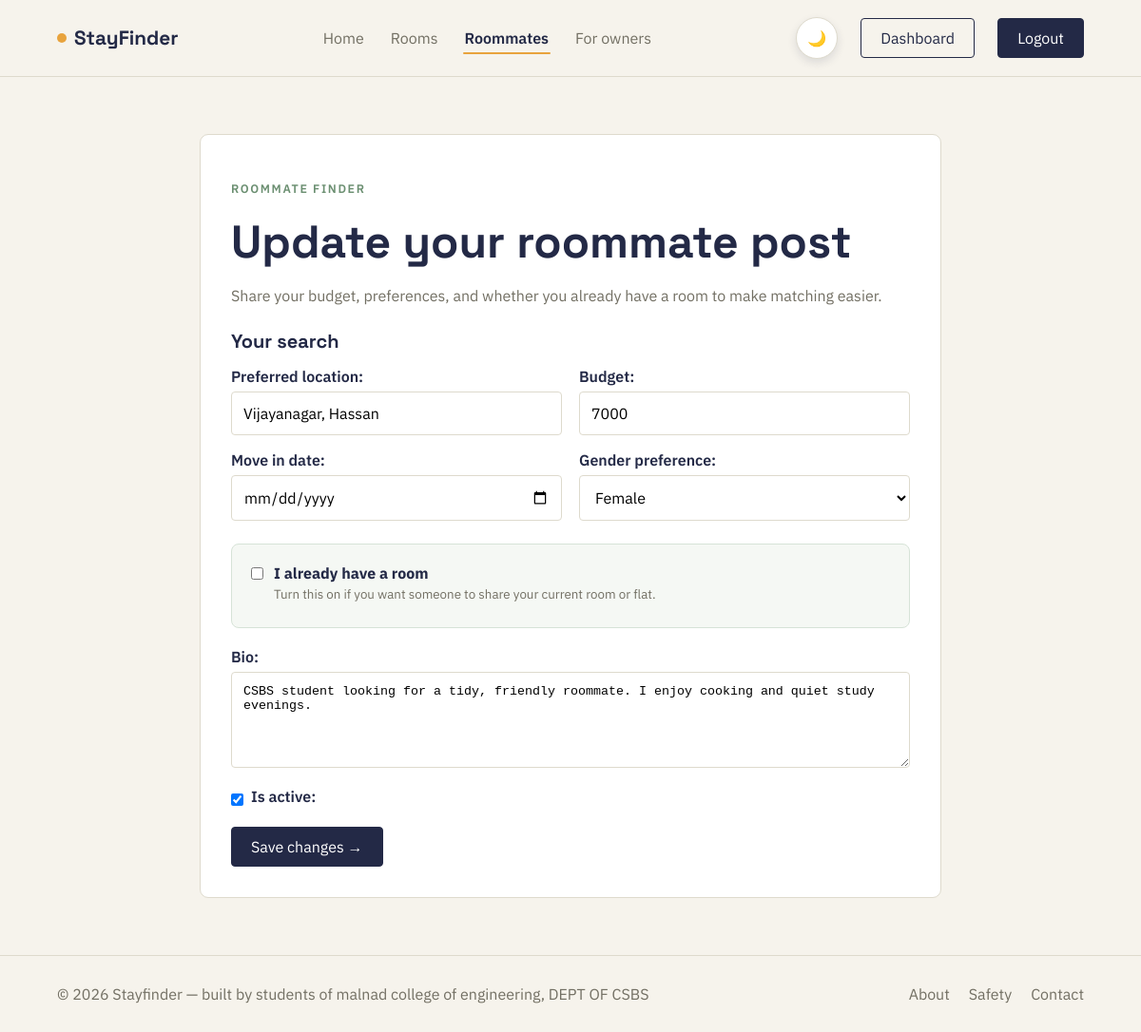
Screenshot of /roommates/1/edit/ (signed in) with the database file from the repository.
### roommate/models.py (models this page shows, shortened)
class RoommatePost(models.Model):
    GENDER_CHOICES = [("", "No preference"), ("female", "Female"), ("male", "Male"), ("any", "Any")]
    user = models.ForeignKey(settings.AUTH_USER_MODEL, on_delete=models.CASCADE, related_name="roommate_posts")
    preferred_location = models.CharField(max_length=200)
    budget = models.PositiveIntegerField()
    has_room = models.BooleanField(default=False, help_text="Select this if you already have a room and need a roommate.")
    room_details = models.TextField(blank=True, help_text="Optional: room type, rent split, amenities, or other useful details.")
    move_in_date = models.DateField(null=True, blank=True)
    gender_preference = models.CharField(max_length=20, choices=GENDER_CHOICES, blank=True)
    bio = models.TextField()
    is_active = models.BooleanField(default=True)
    created_at = models.DateTimeField(auto_now_add=True)
    class Meta:
        ordering = ["-created_at"]

### roommate/views.py (the view)
# urls.py: path("<int:pk>/edit/", views.RoommateUpdateView.as_view(), name="roommate-update"),
class RoommateUpdateView(PostOwnerRequiredMixin, UpdateView):
    model = RoommatePost
    form_class = RoommatePostForm
    template_name = "roommate/roommate_form.html"

### roommate/forms.py
class RoommatePostForm(forms.ModelForm):
    class Meta:
        model = RoommatePost
        fields = ["preferred_location", "budget", "has_room", "room_details", "move_in_date", "gender_preference", "bio", "is_active"]
        widgets = {
            "room_details": forms.Textarea(attrs={"rows": 4, "placeholder": "Example: Shared 2BHK, furnished room, Wi-Fi included, rent split ₹4,500."}),
            "move_in_date": forms.DateInput(attrs={"type": "date"}),
            "bio": forms.Textarea(attrs={"rows": 5, "placeholder": "Tell potential roommates about yourself and your preferences."}),
        }

### roommate/views.py (called while the page is built)
    def test_func(self):
        return self.get_object().user == self.request.user

### templates/roommate/roommate_form.html (shortened to what this page needs)
{% extends "base.html" %}
{% block content %}
<section class="form-page roommate-form-page"><div class="form-card"><p class="eyebrow">ROOMMATE FINDER</p><h1>{% if object %}Update your roommate post{% else %}Find your ideal roommate{% endif %}</h1><p class="form-intro">Share your budget, preferences, and whether you already have a room to make matching easier.</p><form method="post" class="stack-form roommate-form"><div class="roommate-basics"><h2>Your search</h2><p>{{ form.preferred_location.label_tag }}{{ form.preferred_location }}</p><p>{{ form.budget.label_tag }}{{ form.budget }}</p><p>{{ form.move_in_date.label_tag }}{{ form.move_in_date }}</p><p>{{ form.gender_preference.label_tag }}{{ form.gender_preference }}</p></div><div class="roommate-room-info"><label class="room-checkbox">{{ form.has_room }} <span><strong>I already have a room</strong><small>Turn this on if you want someone to share your current room or flat.</small></span></label></div><p>{{ form.bio.label_tag }}{{ form.bio }}</p><p class="availability-toggle">{{ form.is_active }} {{ form.is_active.label_tag }}</p><button class="btn btn-solid">{% if object %}Save changes{% else %}Publish roommate post{% endif %} →</button></form></div></section>
{% endblock %}

### static/css/style.css (style rules this page uses)
:root { --ink: #232946; --background: #f6f3ec; --white: #ffffff; --yellow: #e8a33d; --green: #6b8f71; --red: #d6564a; --border: #dedacd; --muted: #726f63; --surface: #ffffff; --surface-alt: #f5f8f4; --shadow: rgba(35, 41, 70, 0.12); }
* { margin: 0; padding: 0; box-sizing: border-box; }
body { background: var(--background); color: var(--ink); font-family: "IBM Plex Sans", sans-serif; transition: background .25s ease, color .25s ease; }
button, input, select { font: inherit; }
.btn { padding: 10px 20px; border: 1px solid var(--ink); border-radius: 4px; cursor: pointer; }
.btn-solid { background: var(--ink); color: var(--white); }
.eyebrow { margin-bottom: 18px; color: var(--green); font-size: 0.78rem; font-weight: 600; letter-spacing: 0.13em; text-transform: uppercase; }
.page-section h1, .form-card h1 { font-family: "Space Grotesk", sans-serif; font-size: clamp(2rem, 4vw, 3rem); }
.filter-form input, .filter-form select, .stack-form input, .stack-form select, .stack-form textarea { width: 100%; padding: 12px; border: 1px solid var(--border); border-radius: 4px; background: var(--white); }
.form-page { width: min(680px, 90%); margin: 0 auto; padding: 60px 0; }
.form-card { padding: 32px; background: var(--white); border: 1px solid var(--border); border-radius: 9px; }
.form-card > p, .form-card form > p { margin-top: 16px; }
.stack-form { margin-top: 24px; }
.stack-form p { margin-bottom: 16px; }
.stack-form label { display: block; margin-bottom: 6px; font-weight: 600; }
.roommate-form-page { width: min(780px, 90%); }
.roommate-basics { display: grid; grid-template-columns: 1fr 1fr; gap: 0 18px; }
.roommate-basics h2 { grid-column: 1 / -1; margin-bottom: 14px; font-family: "Space Grotesk", sans-serif; font-size: 1.25rem; }
.roommate-room-info { margin: 8px 0 20px; padding: 20px; border-radius: 8px; background: #f5f8f4; border: 1px solid #d6e3d7; }
.room-checkbox { display: flex !important; align-items: flex-start; gap: 11px; cursor: pointer; }
.room-checkbox input { width: auto; margin-top: 4px; }
.room-checkbox span { display: flex; flex-direction: column; gap: 3px; }
.room-checkbox small { color: var(--muted); font-weight: 400; }
.availability-toggle { display: flex; align-items: center; gap: 8px; }
.availability-toggle input { width: auto; }
.form-intro { margin: 10px 0 25px; color: var(--muted); }
body::before { content: ""; position: fixed; z-index: 9999; top: 0; right: 0; bottom: 0; left: 0; pointer-events: none; background: var(--ink); clip-path: circle(0 at 50% 0); transition: clip-path .38s cubic-bezier(.65, 0, .35, 1); }

### rows the page displays
RoommatePost: preferred_location "Vijayanagar, Hassan", budget "7000", gender_preference "Female", bio "CSBS student looking for a tidy, friendly roommate. I enjoy cooking and quiet study evenings.", is_active "☑"
